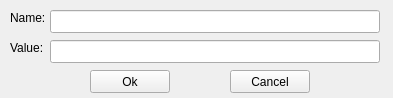
<?xml version="1.0" encoding="UTF-8"?>
<ui version="4.0">
 <class>Form</class>
 <widget class="QWidget" name="Form">
  <property name="geometry">
   <rect>
    <x>0</x>
    <y>0</y>
    <width>393</width>
    <height>98</height>
   </rect>
  </property>
  <property name="sizePolicy">
   <sizepolicy hsizetype="Fixed" vsizetype="Fixed">
    <horstretch>0</horstretch>
    <verstretch>0</verstretch>
   </sizepolicy>
  </property>
  <property name="minimumSize">
   <size>
    <width>393</width>
    <height>98</height>
   </size>
  </property>
  <property name="maximumSize">
   <size>
    <width>393</width>
    <height>98</height>
   </size>
  </property>
  <property name="windowTitle">
   <string>Parameter Modification</string>
  </property>
  <widget class="QPushButton" name="pushOk">
   <property name="geometry">
    <rect>
     <x>90</x>
     <y>70</y>
     <width>80</width>
     <height>23</height>
    </rect>
   </property>
   <property name="text">
    <string>Ok</string>
   </property>
  </widget>
  <widget class="QLineEdit" name="lineName">
   <property name="geometry">
    <rect>
     <x>50</x>
     <y>10</y>
     <width>330</width>
     <height>23</height>
    </rect>
   </property>
  </widget>
  <widget class="QLabel" name="labelName">
   <property name="geometry">
    <rect>
     <x>10</x>
     <y>10</y>
     <width>44</width>
     <height>16</height>
    </rect>
   </property>
   <property name="sizePolicy">
    <sizepolicy hsizetype="Minimum" vsizetype="Preferred">
     <horstretch>0</horstretch>
     <verstretch>0</verstretch>
    </sizepolicy>
   </property>
   <property name="text">
    <string>Name: </string>
   </property>
  </widget>
  <widget class="QPushButton" name="pushCancel">
   <property name="geometry">
    <rect>
     <x>230</x>
     <y>70</y>
     <width>80</width>
     <height>23</height>
    </rect>
   </property>
   <property name="text">
    <string>Cancel</string>
   </property>
  </widget>
  <widget class="QLabel" name="labelValue">
   <property name="geometry">
    <rect>
     <x>10</x>
     <y>40</y>
     <width>42</width>
     <height>16</height>
    </rect>
   </property>
   <property name="sizePolicy">
    <sizepolicy hsizetype="Minimum" vsizetype="Preferred">
     <horstretch>0</horstretch>
     <verstretch>0</verstretch>
    </sizepolicy>
   </property>
   <property name="text">
    <string>Value: </string>
   </property>
  </widget>
  <widget class="QLineEdit" name="lineValue">
   <property name="geometry">
    <rect>
     <x>50</x>
     <y>40</y>
     <width>330</width>
     <height>23</height>
    </rect>
   </property>
  </widget>
 </widget>
 <resources/>
 <connections/>
</ui>
